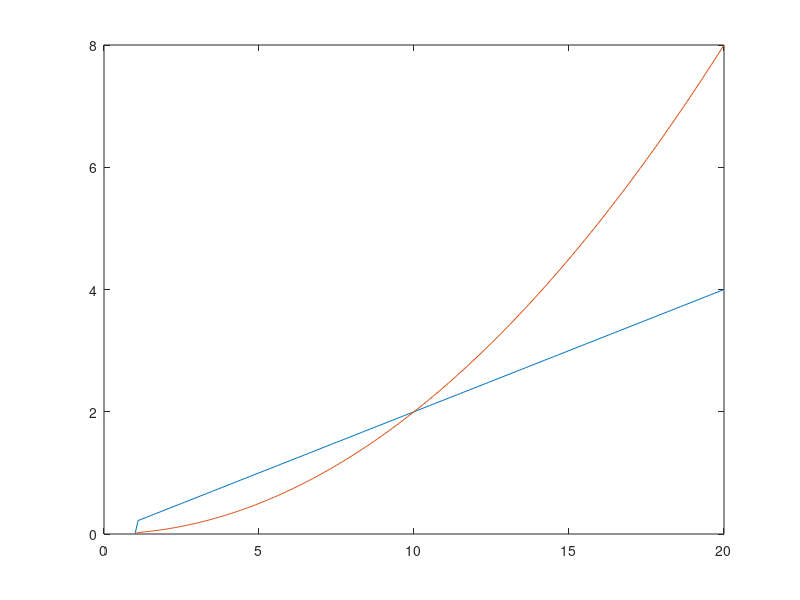

Source code (MATLAB):
k=2; 

R=1e3 ; 
C=1e-7 ;   

T=R*C ;   

num=[0 k] ; 
den=[T 1] ;  
G=tf(num,den)  
hold on  
%% for step signal
step(G)   
%% for ramp signal
t=1:0.1:20 ; 
u_ramp=0.1*t ;   
[y_ramp ,t_ramp] =lsim(G,u_ramp,t) ;  
plot(t_ramp,y_ramp)   
hold on
%% for parbolic signal
t=1:0.1:20 ; 
u_ramp=(t.^2) *0.01;   
[y_ramp ,t_ramp] =lsim(G,u_ramp,t) ;  
plot(t_ramp,y_ramp) 
hold on






